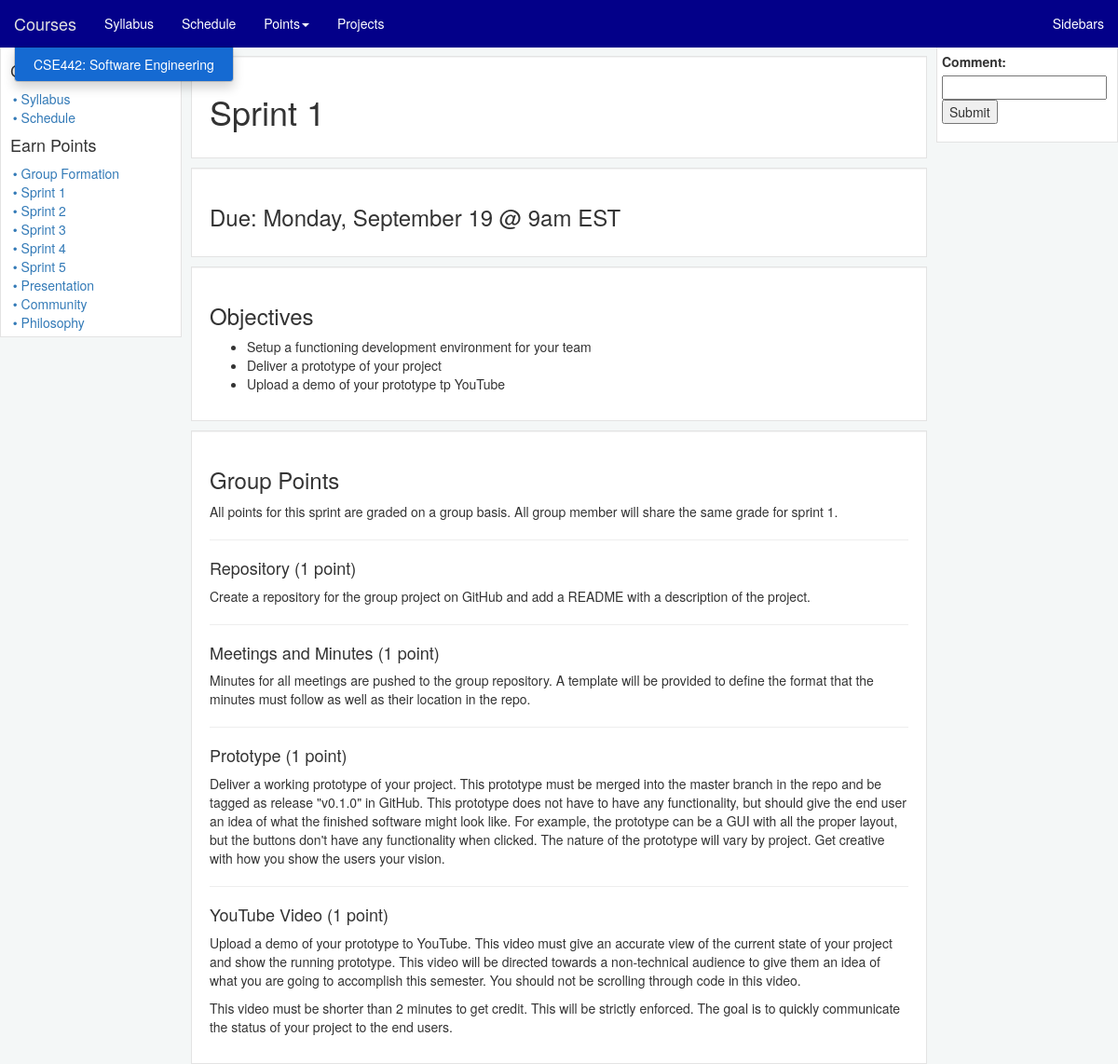
The app's page /courses/CSE442/assignments/sprint1/ with its own data.
### courses/models.py (models this page shows, shortened)
class Course(models.Model):
    course_number = models.CharField(max_length=15, blank=True, null=True)
    course_title = models.CharField(max_length=100, blank=True, null=True)
    course_project = models.BooleanField(default=False, blank=True)

class Content(models.Model):
    course = models.ForeignKey(Course)
    title = models.CharField(max_length=100)
    short_title = models.CharField(max_length=40, blank=True, null=True)
    page_type = models.CharField(max_length=100, blank=True, null=True)
    due_date = models.CharField(max_length=200, blank=True, null=True)
    next_content_short_title = models.CharField(max_length=100, blank=True, null=True)
    previous_content_short_title = models.CharField(max_length=100, blank=True, null=True)
    index = models.IntegerField(blank=True, null=True)

class Section(models.Model):
    lesson = models.ForeignKey(Content, blank=True, null=True)
    sectionTitle = models.CharField(max_length=100)
    index = models.IntegerField()
    html_content = models.TextField()
    class Meta:
        ordering = ['index']

class SubSection(models.Model):
    section = models.ForeignKey(Section, blank=True, null=True)
    subSectionTitle = models.CharField(max_length=100)
    index = models.IntegerField()
    html_content = models.TextField()
    class Meta:
        ordering = ['index']

### courses/views.py (the view)
# urls.py: url(r'^(?P<course_number>.+)/assignments/(?P<assignment_short_title>.+)/$', views.assignment, name='assignment'),
def assignment(request, course_number, assignment_short_title):
    return render_content(request, course_number, 'assignment', 'courses/assignment.html', assignment_short_title)

### courses/forms.py
class CommentForm(forms.Form):
    comment = forms.CharField(label='Comment', max_length=140)

### courses/context_processors.py (called while the page is built)
def all_comments(request):
    return {'all_comments': Comment.objects.all().filter(time_submitted__gte=datetime.datetime.now()-datetime.timedelta(minutes=30)).order_by('answered', '-time_submitted')}

def all_courses(request):
    return {'all_courses': Course.objects.all().order_by('course_number')}

def all_content(request):
    return {'all_content': Content.objects.all()}

def all_lectures(request):
    return {'all_lectures': Content.objects.all().filter(page_type='lecture').order_by('index')}

def all_assignments(request):
    return {'all_assignments': Content.objects.all().filter(page_type='assignment').order_by('index')}

def syllabus(request):
    return {'syllabus': Content.objects.all().filter(page_type='syllabus')}

def schedule(request):
    return {'schedule': Content.objects.all().filter(page_type='schedule')}

### courses/templatetags/render_as_template.py (called while the page is built)
def render_as_template(parser, token):
    bits = token.split_contents()
    if len(bits) != 2:
        raise TemplateSyntaxError("'%s' takes only one argument"
                                  " (a variable representing a template to render)" % bits[0])
    return RenderAsTemplateNode(bits[1])

    def render(self, context):
        try:
            actual_item = self.item_to_be_rendered.resolve(context)
            return Template(actual_item).render(context)
        except template.VariableDoesNotExist:
            return ''

### courses/views.py (called while the page is built)
def render_content(request, course_number, page_type, template, short_title=""):
    course = Course.objects.get(course_number=course_number)
    lectures = Content.objects.filter(course=course, page_type='lecture', index__gte=0).order_by('index')
    assignments = Content.objects.filter(course=course, page_type='assignment').order_by('index')
    this_lecture = Content.objects.get(course=course, page_type=page_type, short_title=short_title) if short_title != "" \
        else Content.objects.get(course=course, page_type=page_type)
    form = CommentForm()
    context = {'lectures': lectures, 'assignments': assignments, 'course': course, 'this_lecture': this_lecture,
               'form': form}
    return render(request, template, context)

### courses/templates/courses/assignment.html
{% extends "courses/lecture.html" %}
{% block extra %}
    <div class="well lecture-section-well">
        <h3>Due: {{ this_lecture.due_date }}</h3>
    </div>
{% endblock %}

### courses/templates/courses/lecture.html
{% extends "courses/course_base.html" %}
{% load  render_as_template %}
{% block content %}
    <div class="well lecture-section-well">
        <h1>{{ this_lecture.title }}</h1>
    </div>
    {% block extra %}{% endblock %}
    {% for section in this_lecture.section_set.all %}
        <div class="well lecture-section-well">
            <h3>{{ section.sectionTitle }}</h3>
            {% render_as_template section.html_content %}
            {% for subsection in section.subsection_set.all %}
                <hr/>
                <h4>{{ subsection.subSectionTitle }}</h4>
                {% render_as_template subsection.html_content %}
            {% endfor %}
        </div>
    {% endfor %}
{% endblock %}

### courses/templates/courses/course_base.html (shortened to what this page needs)
{% extends "base.html" %}
{% load  render_as_template %}
{% block corner_title %}Courses{% endblock %}
{% block navbar %}
    <ul class="nav navbar-nav">
        <li><a href="{% url 'courses:syllabus' course.course_number %}">Syllabus</a></li>
        <li><a href="{% url 'courses:schedule' course.course_number %}">Schedule</a></li>
        <li class="dropdown">
            <a class="dropdown-toggle" data-toggle="dropdown"
               href="{% url 'courses:course_home' course.course_number %}">Points<span
                    class="caret"></span></a>
        </li>
        {% if course.course_project == True %}
            <li><a href="{% url 'courses:projects' course.course_number %}">Projects</a></li>
        {% endif %}
    </ul>
{% endblock %}
{% block left_sidebar %}
    <div class="left-side-bar">
        <div class="well sidebar-well">
            <h4>&nbsp;{{ course.course_number }}</h4>
            &nbsp; <a class="menu_link" href="{% url 'courses:syllabus' course.course_number %}">&#x2022;
            Syllabus</a><br/>
            &nbsp; <a class="menu_link" href="{% url 'courses:schedule' course.course_number %}">&#x2022; Schedule</a>
            <br/>
            <h4>&nbsp;Earn Points</h4>
            {% for assignment in assignments %}
                &nbsp;<a class="menu_link"
                         href="{% url 'courses:assignment' course.course_number assignment.short_title %}">
                &#x2022; {{ assignment.title }}</a>
                <br/>
            {% endfor %}
        </div>
    </div>
{% endblock %}
{% block right_sidebar %}
    <div class="right-side-bar">
        <div class="well sidebar-well">
            <form action="{% url 'courses:comment_form' course.course_number %}" method="post">
                {{ form }}
                <input type="submit" value="Submit"/>
            </form>
            </div>
        </div>
    </div>
{% endblock %}

### templates/base.html (shortened to what this page needs)
{% load staticfiles %}
<html>
<head>
    <link rel="stylesheet" href="https://maxcdn.bootstrapcdn.com/bootstrap/3.3.5/css/bootstrap.min.css">
    <link rel="stylesheet" type="text/css" href="{% static 'courses/UBStylin.css' %}"/>
</head>
<body class="outer">
<nav class="navbar navbar-default navbar-fixed-top">
    <div class="container-fluid">
        <div class="navbar-header">
            <ul class="nav navbar-nav">
                <li class="dropdown">
                    <a class="navbar-brand dropdown-toggle" data-toggle="dropdown" href="{% url 'courses:index' %}">
                        {% block corner_title %}Courses{% endblock %}</a>
                    <ul class="dropdown-menu">
                        {% for course in all_courses %}
                            <li>
                                <a href="{% url 'courses:syllabus' course.course_number %}">{{ course.course_number }}: {{ course.course_title }}</a>
                            </li>
                        {% endfor %}
                    </ul>
                </li>
            </ul>
        </div>
        <div class="collapse navbar-collapse" id="theNavbar">
            {% block navbar %}{% endblock %}
            <ul class="nav navbar-nav navbar-right">
                <li><a href="#" onclick="toggle_bars(); return false;">Sidebars</a></li>
            </ul>
        </div>
    </div>
</nav>
<div class="container-fluid">
    {% block body %}
        <div class="row">
            <div id="left_sidebar" class="col-sm-2 less-padding">
                {% block left_sidebar %}{% endblock %}
            </div>
            <div id="center_content" class="col-sm-8 less-padding">
                <div class="content-area">
                    {% block content %}{% endblock %}
                </div>
            </div>
            <div id="right_sidebar" class="col-sm-2 less-padding">
                {% block right_sidebar %}{% endblock %}
        </div>
    {% endblock %}
</div>
</body>
</html>

### courses/static/courses/UBStylin.css (style rules this page uses)
div.sidebar-well { border-radius: 0; padding: 5px; overflow: auto; }
div.right-side-bar { width: 16.7%; padding-left: 5px; position: fixed; height: calc(100% - 32px); overflow: auto; }
div.left-side-bar { width: 16.7%; padding-right: 5px; position: fixed; height: calc(100% - 32px); overflow: auto; }
div.lecture-section-well { border-radius: 0; margin: 10px 5px; }
div.content-area { height: calc(100% - 32px); }
div.less-padding { padding: 0; }
.well { background: white; }
body.outer { background-color: #f4f7f7; }
a.menu_link { text-decoration: none; }
.navbar-default { border-radius: 0; }
body { padding-top: 50px; }
.navbar-default { background-color: #030089; border-color: #030089; }
.navbar-default .navbar-brand { color: #ffffff; }
.navbar-default .navbar-nav > li > a { color: #ffffff; }
.navbar-default .navbar-nav > li > .dropdown-menu { background-color: #156ad2; }
.navbar-default .navbar-nav > li > .dropdown-menu > li > a { color: #ffffff; }
.navbar-default .navbar-collapse, .navbar-default .navbar-form { border-color: #ffffff; }

### records on screen
Course: course_number "CSE442", course_title "Software Engineering"
Content: title "Group Formation"
Content: title "Sprint 1", due_date "Monday, September 19 @ 9am EST"
Content: title "Sprint 2"
Content: title "Sprint 3"
Content: title "Sprint 4"
Content: title "Sprint 5"
Content: title "Presentation"
Content: title "Community"
Content: title "Philosophy"
Section: sectionTitle "Objectives", html_content "Setup a functioning development environment for your team Deliver a prototype of your project Upload a demo of your prototype tp YouTube"
Section: sectionTitle "Group Points", html_content "All points for this sprint are graded on a group basis. All group member will share the same grade for sprint 1."
SubSection: subSectionTitle "Repository (1 point)", html_content "Create a repository for the group project on GitHub and add a README with a description of the project."
SubSection: subSectionTitle "Meetings and Minutes (1 point)", html_content "Minutes for all meetings are pushed to the group repository. A template will be provided to define the format that the minutes must follow as well as their location in the repo."
SubSection: subSectionTitle "Prototype (1 point)", html_content "Deliver a working prototype of your project. This prototype must be merged into the master branch in the repo and be tagged as release \"v0.1.0\" in GitHub. This prototype does not have to have any functionality, but should give the end user an idea of what the finished software might look like. For example, the prototype can be a GUI with all the proper layout, but the buttons don't have any functionality when clicked. The nature of the prototype will vary by project. Get creative with how you show the users your vision."
SubSection: subSectionTitle "YouTube Video (1 point)", html_content "Upload a demo of your prototype to YouTube. This video must give an accurate view of the current state of your project and show the running prototype. This video will be directed towards a non-technical audience to give them an idea of what you are going to accomplish this semester. You should not be scrolling through code in this video. This video must be shorter than 2 minutes to get credit. This will be strictly enforced. The goal is to quickly communicate the status of your project to the end users."
